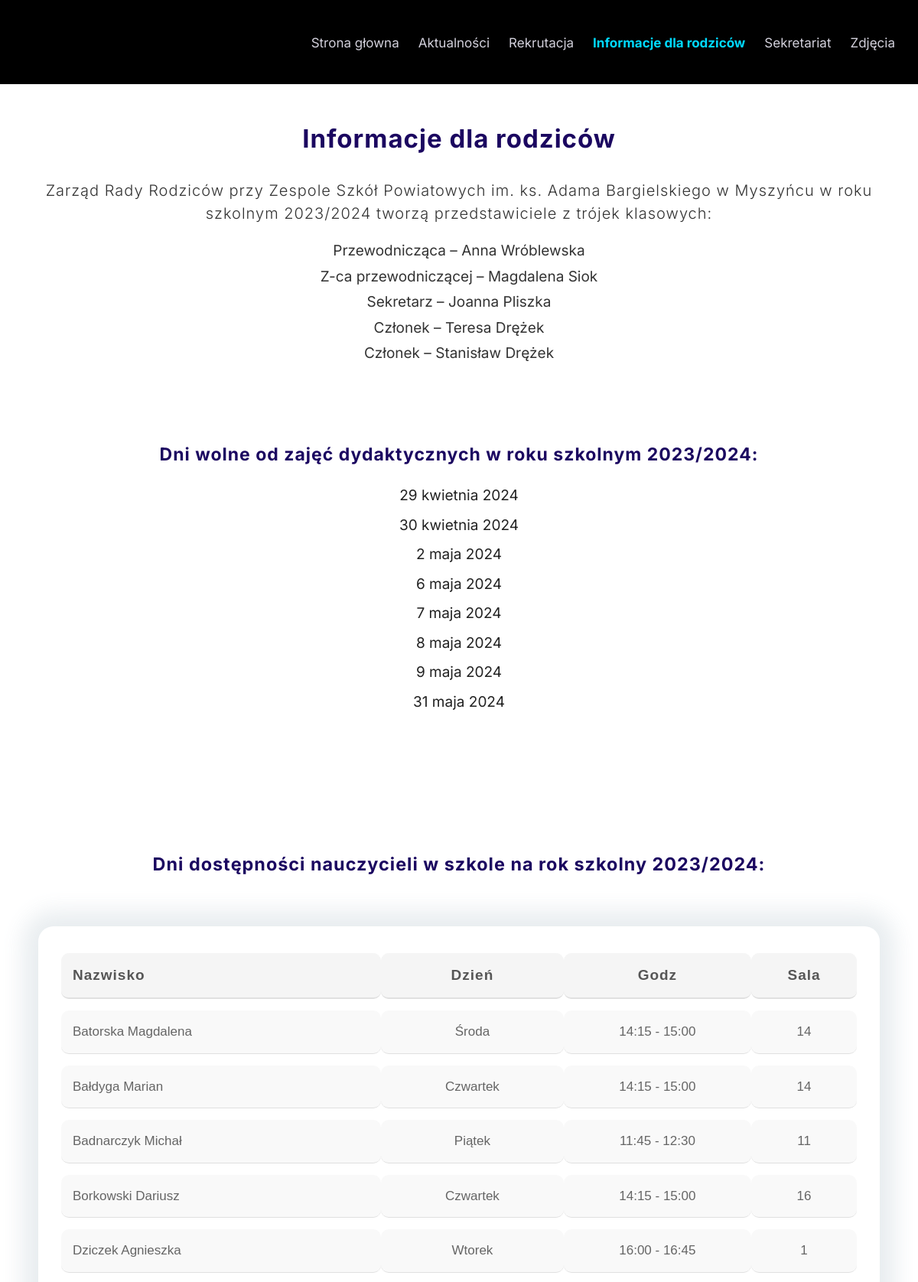
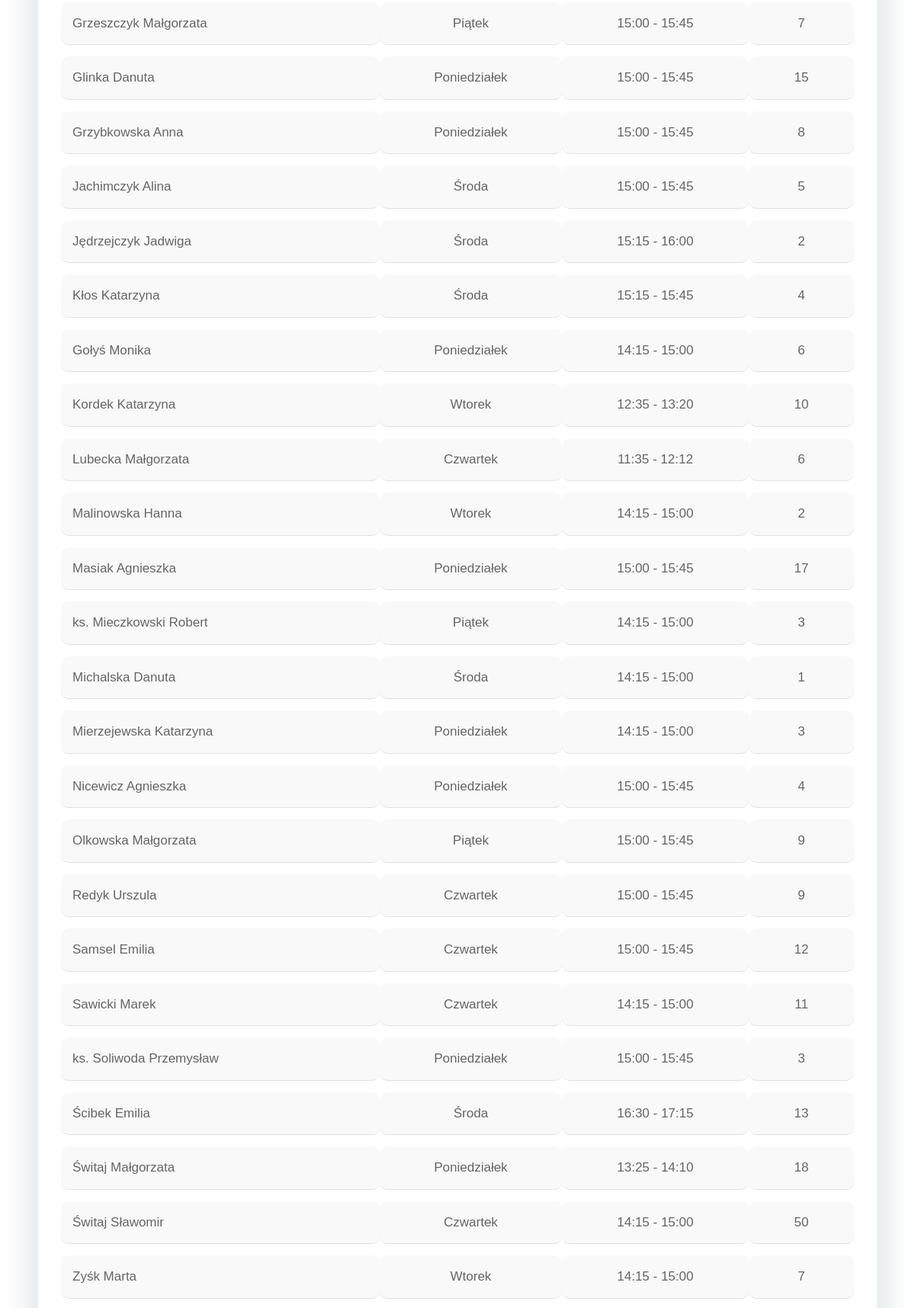
Screenshot of /website/informacje_dla_rodziców/ (upper part) with the database file from the repository (2 pictures, top to bottom).
### website/models.py (models this page shows)
class Nauczyciel(models.Model):
    name = models.CharField(max_length=50)
    day = models.CharField(max_length=20)
    time = models.CharField(max_length=20)
    room_number = models.IntegerField()

### website/views.py (called while the page is built)
def info_for_parent_page(request):
    teachers = Nauczyciel.objects.all()
    return render(request, 'website/info-parents.html', {'teachers': teachers})

### website/templates/website/info-parents.html (shortened to what this page needs)
<!DOCTYPE html>
<html lang="en">
  <head>
    {% load static %}
    <link rel="stylesheet" href="{% static 'css/normalize.css' %}" />
    <link rel="stylesheet" href="{% static 'css/styles.css' %}" />
  </head>
  <body>
    <nav class="block block--dark collapsible nav">
      <div class="collapsible__content">
        <ul class="list nav__content">
          <li>
            <a href="/">Strona głowna</a>
          </li>
          <li><a href="{% url 'website:news_page' %}">Aktualności</a></li>
          <li><a href="{% url 'website:rekrutacja_page' %}">Rekrutacja</a></li>
          <li>
            <a
              href="{% url 'website:info_parents_page' %}"
              style="color: #00d9ff; font-weight: 700"
              >Informacje dla rodziców</a
            >
          </li>
          <li>
            <a href="{% url 'website:sekretariat_page' %}">Sekretariat</a>
          </li>
          <li>
            <a href="{% url 'website:zdjęcia_page' %}">Zdjęcia</a>
          </li>
        </ul>
      </div>
    </nav>
    <section class="block parents-info-block">
      <h2>Informacje dla rodziców</h2>
      <div class="container parents-info-block__header">
        <p>
          Zarząd Rady Rodziców przy Zespole Szkół Powiatowych im. ks. Adama
          Bargielskiego w Myszyńcu w roku szkolnym 2023/2024 tworzą
          przedstawiciele z trójek klasowych:
        </p>
        <ul class="list">
          <li>Przewodnicząca – Anna Wróblewska</li>
          <li>Z-ca przewodniczącej – Magdalena Siok</li>
          <li>Sekretarz – Joanna Pliszka</li>
          <li>Członek – Teresa Drężek</li>
          <li>Członek – Stanisław Drężek</li>
        </ul>
      </div>
      <div class="parents-info-block__content">
        <h3>Dni wolne od zajęć dydaktycznych w roku szkolnym 2023/2024:</h3>
        <ul class="list">
          <li>29 kwietnia 2024</li>
          <li>30 kwietnia 2024</li>
          <li>2 maja 2024</li>
          <li>6 maja 2024</li>
          <li>7 maja 2024</li>
          <li>8 maja 2024</li>
          <li>9 maja 2024</li>
          <li>31 maja 2024</li>
        </ul>
      </div>
      <h3 class="table__heading">
        Dni dostępności nauczycieli w szkole na rok szkolny 2023/2024:
      </h3>
      <div class="container block parents-info-block__table">
        <table class="info-table">
          <thead>
            <tr>
              <th style="text-align: left">Nazwisko</th>
              <th>Dzień</th>
              <th>Godz</th>
              <th>Sala</th>
            </tr>
          </thead>
          <tbody>
            {% for teacher in teachers %}
            <tr>
              <td style="text-align: left">{{ teacher.name }}</td>
              <td>{{ teacher.day }}</td>
              <td>{{ teacher.time }}</td>
              <td class="info-table__room">{{ teacher.room_number }}</td>
            </tr>
            {% endfor %}
          </tbody>
        </table>
      </div>
    </section>
  </body>
</html>

### static/css/styles.css (style rules this page uses)
:root { --primary-color: #2584ff; --secondary-color: #00d9ff; --body-color: #222; --headings-color: #1b0760; }
html { font-size: 62.5%; }
*, *::after, *::before { box-sizing: border-box; }
body { font-family: "Inter", Arial, Helvetica, sans-serif; font-size: 2.4rem; line-height: 1.5; color: var(--body-color); margin: 0; }
a { text-decoration: none; }
h2, h3 { letter-spacing: 1px; color: var(--headings-color); }
h2 { font-size: 3.5rem; text-align: center; }
p { color: #333; font-size: 2.2rem; font-weight: 300; letter-spacing: 1px; }
@media screen and (min-width: 1024px) { body { font-size: 2rem; } }
@media screen and (min-width: 1024px) { h2 { font-size: 3.3rem; } }
@media screen and (min-width: 1024px) { p { font-size: 2rem; } }
.block { padding: 5rem 3rem; }
.block--dark { background: #000; color: #fff; }
@media screen and (min-width: 768px) { .block { padding: 2rem; } }
.container { margin: 0 auto; max-width: 1140px; }
.collapsible__content { max-height: 0; opacity: 0; overflow: hidden; transition: all 0.3s; }
.list { padding-left: 0; list-style: none; }
.nav { display: flex; justify-content: center; position: relative; padding-right: 3rem; }
.nav a { color: #d2d0db; }
.nav__content li a { font-size: 2.5rem; transition: color 0.3s ease-out; }
.nav__content { display: flex; flex-direction: column; text-align: center; gap: 1.5rem; }
@media screen and (min-width: 768px) { .collapsible__content { max-height: 100vh; opacity: 1; } }
@media screen and (min-width: 768px) { .nav { justify-content: flex-end; } }
@media screen and (min-width: 768px) { .nav__content { flex-direction: row; gap: 2.5rem; } }
@media screen and (min-width: 768px) { .nav__content li a { font-size: 1.9rem; } }
@media screen and (min-width: 1024px) { .nav__content li a { font-size: 1.7rem; } }
.parents-info-block__header .list li { font-size: 2.1rem; color: #333; margin-bottom: 0.5rem; text-align: center; }
.parents-info-block__header p { text-align: center; }
@media screen and (min-width: 1024px) { .parents-info-block__header .list li { font-size: 1.9rem; } }
.parents-info-block__content { margin-top: 10rem; }
.parents-info-block__content h3 { text-align: center; }
.parents-info-block__content .list li { text-align: center; margin-bottom: 1rem; }
@media screen and (min-width: 1024px) { .parents-info-block__content .list li { font-size: 1.9rem; } }
@media screen and (min-width: 1024px) { .parents-info-block__content h3 { font-size: 2.3rem; } }
.table__heading { text-align: center; margin-top: 10rem; transform: translateY(8rem); }
.info-table { margin: 10rem auto; padding: 2rem 3rem; border-radius: 20px; text-align: left; opacity: 0.9; border-collapse: separate; border-spacing: 0 1.5rem; font-family: Arial, sans-serif; width: 100%; box-shadow: 0 0 30px 20px #e6ebee; }
.info-table__room { text-align: center; }
.info-table th { padding: 1.5rem; font-size: 1.9rem; font-weight: 600; letter-spacing: 1px; color: #444; border-bottom: 2px solid #ddd; background-color: #f5f5f5; text-align: center; }
.info-table td { padding: 1.5rem; font-size: 1.7rem; color: #555; background-color: #f9f9f9; border-bottom: 1px solid #ddd; text-align: center; }
.info-table tbody tr { transition: background-color 0.3s ease; }
.info-table th, .info-table td { border-radius: 10px; }
.info-table thead tr { background-color: #f5f5f5; }

### rows the page displays
Nauczyciel: name "Batorska Magdalena", day "Środa", time "14:15 - 15:00", room_number "14"
Nauczyciel: name "Bałdyga Marian", day "Czwartek", time "14:15 - 15:00", room_number "14"
Nauczyciel: name "Badnarczyk Michał", day "Piątek", time "11:45 - 12:30", room_number "11"
Nauczyciel: name "Borkowski Dariusz", day "Czwartek", time "14:15 - 15:00", room_number "16"
Nauczyciel: name "Dziczek Agnieszka", day "Wtorek", time "16:00 - 16:45", room_number "1"
Nauczyciel: name "Grzeszczyk Małgorzata", day "Piątek", time "15:00 - 15:45", room_number "7"
Nauczyciel: name "Glinka Danuta", day "Poniedziałek", time "15:00 - 15:45", room_number "15"
Nauczyciel: name "Grzybkowska Anna", day "Poniedziałek", time "15:00 - 15:45", room_number "8"
Nauczyciel: name "Jachimczyk Alina", day "Środa", time "15:00 - 15:45", room_number "5"
Nauczyciel: name "Jędrzejczyk Jadwiga", day "Środa", time "15:15 - 16:00", room_number "2"
Nauczyciel: name "Kłos Katarzyna", day "Środa", time "15:15 - 15:45", room_number "4"
Nauczyciel: name "Gołyś Monika", day "Poniedziałek", time "14:15 - 15:00", room_number "6"
Nauczyciel: name "Kordek Katarzyna", day "Wtorek", time "12:35 - 13:20", room_number "10"
Nauczyciel: name "Lubecka Małgorzata", day "Czwartek", time "11:35 - 12:12", room_number "6"
Nauczyciel: name "Malinowska Hanna", day "Wtorek", time "14:15 - 15:00", room_number "2"
Nauczyciel: name "Masiak Agnieszka", day "Poniedziałek", time "15:00 - 15:45", room_number "17"
Nauczyciel: name "ks. Mieczkowski Robert", day "Piątek", time "14:15 - 15:00", room_number "3"
Nauczyciel: name "Michalska Danuta", day "Środa", time "14:15 - 15:00", room_number "1"
Nauczyciel: name "Mierzejewska Katarzyna", day "Poniedziałek", time "14:15 - 15:00", room_number "3"
Nauczyciel: name "Nicewicz Agnieszka", day "Poniedziałek", time "15:00 - 15:45", room_number "4"
Nauczyciel: name "Olkowska Małgorzata", day "Piątek", time "15:00 - 15:45", room_number "9"
Nauczyciel: name "Redyk Urszula", day "Czwartek", time "15:00 - 15:45", room_number "9"
Nauczyciel: name "Samsel Emilia", day "Czwartek", time "15:00 - 15:45", room_number "12"
Nauczyciel: name "Sawicki Marek", day "Czwartek", time "14:15 - 15:00", room_number "11"
Nauczyciel: name "ks. Soliwoda Przemysław", day "Poniedziałek", time "15:00 - 15:45", room_number "3"
Nauczyciel: name "Ścibek Emilia", day "Środa", time "16:30 - 17:15", room_number "13"
Nauczyciel: name "Świtaj Małgorzata", day "Poniedziałek", time "13:25 - 14:10", room_number "18"
Nauczyciel: name "Świtaj Sławomir", day "Czwartek", time "14:15 - 15:00", room_number "50"
Nauczyciel: name "Zyśk Marta", day "Wtorek", time "14:15 - 15:00", room_number "7"
